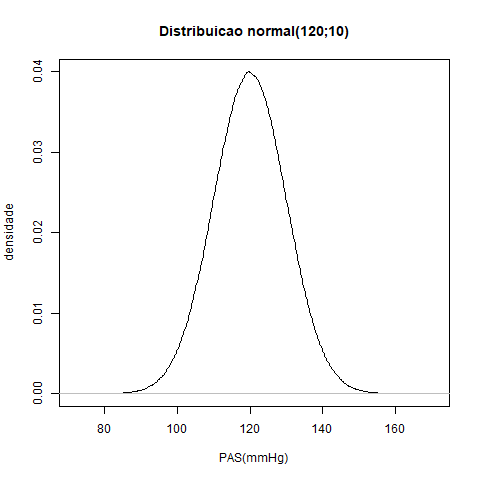

Here is the R script that generated this plot:
sink("exemplo05_normal.txt")
m <- 120
dp <- 10
cat("X ~ Normal(",m,";",dp,")\n\n", sep="")
cat("P(X < ",m-3*dp,") = ",pnorm(q=m-3*dp,mean=m,sd=dp),"\n", sep="")
cat("P(X < ",m-2*dp,") = ",pnorm(q=m-2*dp,mean=m,sd=dp),"\n", sep="")
cat("P(X < ",m-dp,") = ",pnorm(q=m-dp,mean=m,sd=dp),"\n", sep="")
cat("P(X < ",m,") = ",pnorm(q=m,mean=m,sd=dp),"\n", sep="")
cat("P(X < ",m+dp,") = ",pnorm(q=m+dp,mean=m,sd=dp),"\n", sep="")
cat("P(X < ",m+2*dp,") = ",pnorm(q=m+2*dp,mean=m,sd=dp),"\n", sep="")
cat("P(X < ",m+3*dp,") = ",pnorm(q=m+3*dp,mean=m,sd=dp),"\n", sep="")
cat("\nP(",m-dp," < X < ",m+dp,") = ",
    pnorm(q=m+dp,mean=m,sd=dp)-pnorm(q=m-dp,mean=m,sd=dp),"\n", sep="")
cat("P(",m-2*dp," < X < ",m+2*dp,") = ",
    pnorm(q=m+2*dp,mean=m,sd=dp)-pnorm(q=m-2*dp,mean=m,sd=dp),"\n", sep="")
qnorm(p=0.975,mean=0,sd=1)
cat("P(",m-1.96*dp," < X < ",m+1.96*dp,") = ",
    pnorm(q=m+1.96*dp,mean=m,sd=dp)-pnorm(q=m-1.96*dp,mean=m,sd=dp),"\n", sep="")
cat("P(",m-3*dp," < X < ",m+3*dp,") = ",
    pnorm(q=m+3*dp,mean=m,sd=dp)-pnorm(q=m-3*dp,mean=m,sd=dp),"\n", sep="")
qnorm(p=0.75,mean=0,sd=1)
cat("P(",m-0.675*dp," < X < ",m+0.675*dp,") = ",
    pnorm(q=m+0.675*dp,mean=m,sd=dp)-pnorm(q=m-0.675*dp,mean=m,sd=dp),"\n", sep="")
sink()
png("exemplo05_normal.png")
rn <- rnorm(n=1e6,mean=m,sd=dp)
plot(density(rn),xlab="PAS(mmHg)",ylab="densidade",
     main=paste0("Distribuicao normal(",m,";",dp,")"))
dev.off()
